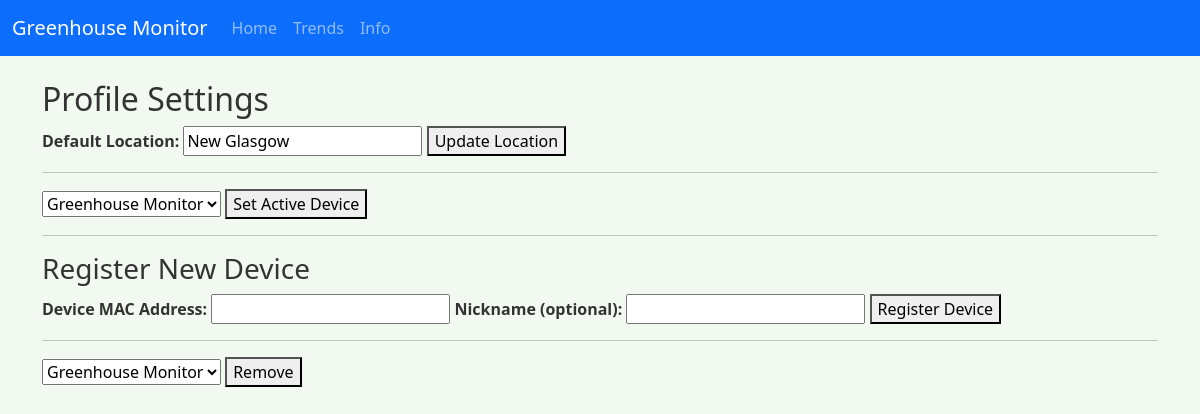
The page /profile (signed in) on the database as committed earlier.
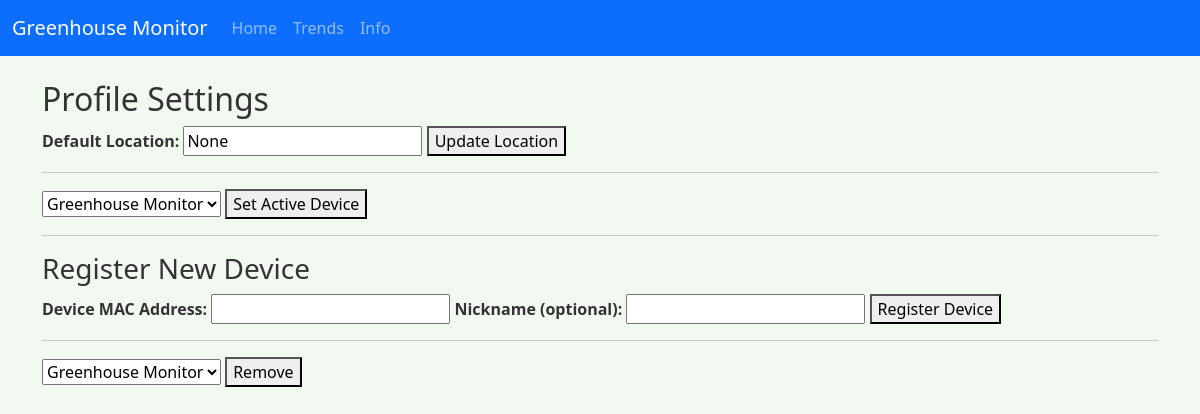
The same page on the database as committed later.
### tables this page shows
CREATE TABLE users (
                id INTEGER PRIMARY KEY AUTOINCREMENT,
                username TEXT UNIQUE,
                password TEXT,
                location TEXT
            );

### main.py (the view, shortened to what this page needs)
@app.route('/profile', methods=['GET', 'POST'])
def profile():
    print("POST data:", request.form)
    user_id = session['user_id']
    user_ip = request.remote_addr
    if 'user_id' not in session:
        return redirect('/login')
    conn = sqlite3.connect('users.db')
    conn.row_factory = sqlite3.Row
    cursor = conn.cursor()
    cursor.execute("""
            UPDATE devices
            SET user_id = ?
            WHERE user_id IS NULL AND ip = ?
        """, (user_id, user_ip ))
    conn.commit()
    cursor.execute("SELECT * FROM devices WHERE ip = ?", (user_ip,))
    device = cursor.fetchone()
    if device and device['user_id'] is None:
        cursor.execute("UPDATE devices SET user_id = ? WHERE mac = ?", (user_id, device['mac']))
        session['esp_ip'] = f"http://{device['ip']}"
        conn.commit()
    cursor.execute("SELECT location FROM users WHERE id = ?", (user_id,))
    location = cursor.fetchone()['location']
    cursor.execute("SELECT * FROM devices WHERE user_id = ?", (user_id,))
    devices = cursor.fetchall()
    conn.close()
    return render_template('profile.html', location=location, devices=devices, device=device)

### templates/profile.html (shortened to what this page needs)
{% extends "base.html" %}
{% block content %}
<h2>Profile Settings</h2>
<form method="POST">
  <label for="location">Default Location:</label>
  <input type="text" name="location" value="{{ location }}">
  <button type="submit">Update Location</button>
</form>
<hr>
<form method="POST" action="/select-device" onsubmit="return updateHiddenMac()">
  <select name="device_ip" id="device_ip_select">
    {% for d in devices %}
      <option value="{{ d.ip }}" data-mac="{{ d.mac }}">{{ d.nickname }}</option>
    {% endfor %}
  </select>
  <button type="submit">Set Active Device</button>
</form>
<hr>
<h3>Register New Device</h3>
<form method="POST">
  <label for="mac">Device MAC Address:</label>
  <input type="text" name="mac" required>
  <label for="nickname">Nickname (optional):</label>
  <input type="text" name="nickname">
  <button type="submit">Register Device</button>
</form>
<hr>
<form action="{{ url_for('remove_device') }}" method="post">
  <select name="mac">
    {% for device in devices %}
      <option value="{{ device['mac'] }}">{{ device['nickname'] }}</option>
    {% endfor %}
  </select>
  <button type="submit">Remove</button>
</form>
{% endblock %}

### templates/base.html (shortened to what this page needs)
<!DOCTYPE html>
<html lang="en">
<head>
  <link rel="stylesheet" href="https://cdn.jsdelivr.net/npm/bootstrap@5.3.0/dist/css/bootstrap.min.css">
  <link rel="stylesheet" href="{{ url_for('static', filename='css/styles.css') }}">
</head>
<body>
  <nav class="navbar navbar-expand-lg navbar-dark bg-primary">
    <div class="container-fluid">
      <a class="navbar-brand" href="/">Greenhouse Monitor</a>
      <div class="collapse navbar-collapse" id="navbarNav">
        <ul class="navbar-nav">
          <li class="nav-item"><a class="nav-link" href="/">Home</a></li>
          <li class="nav-item"><a class="nav-link" href="/trends">Trends</a></li>
          <li class="nav-item"><a class="nav-link" href="/info">Info</a></li>
        </ul>
      </div>
    </div>
  </nav>
  <div class="container mt-4">
    {% block content %}{% endblock %}
  </div>
</body>
</html>

### static/css/styles.css (style rules this page uses)
body { background-color: #f2f9f1; font-family: 'Segoe UI', sans-serif; color: #333; }
label { font-weight: bold; }
button { transition: all 0.2s ease-in-out; }
ul { padding-left: 20px; }

Rows that differ between the two databases and show on the page:
no longer on this page (row edited): users: location "New Glasgow"
Other text that changed with them:
form field location: (not shown) → "None"
